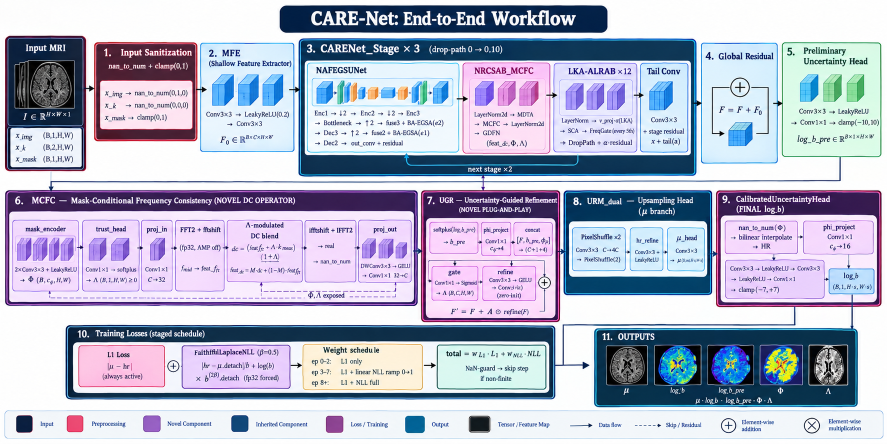
#> input picture dev.png, 1774 x 887 px (shown at 1/2 size)
$ python 07_crop.py
#> lines starting #> are read from the running program, lines starting #| are printed output that depends on the picture
import cv2 as cv
from typing import Any, List
image: Any = cv.imread("dev.png")
#> image is the input picture: shape (887, 1774, 3); mean B, G, R 203.4, 182.7, 179.5
# Crop the image from y=100 to y=400 and x=200 to x=500
crop = image[100:400, 200:500]
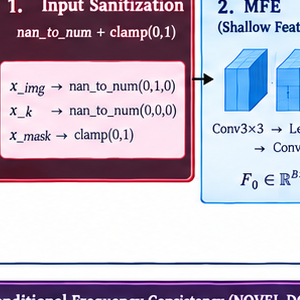
#> crop: shape (300, 300, 3); mean B, G, R 199.1, 182.3, 192.2
cv.imshow("Crop", image)  # type:ignore
cv.imshow("Croped", crop)  # type:ignore
cv.waitKey(0)
cv.destroyAllWindows()
